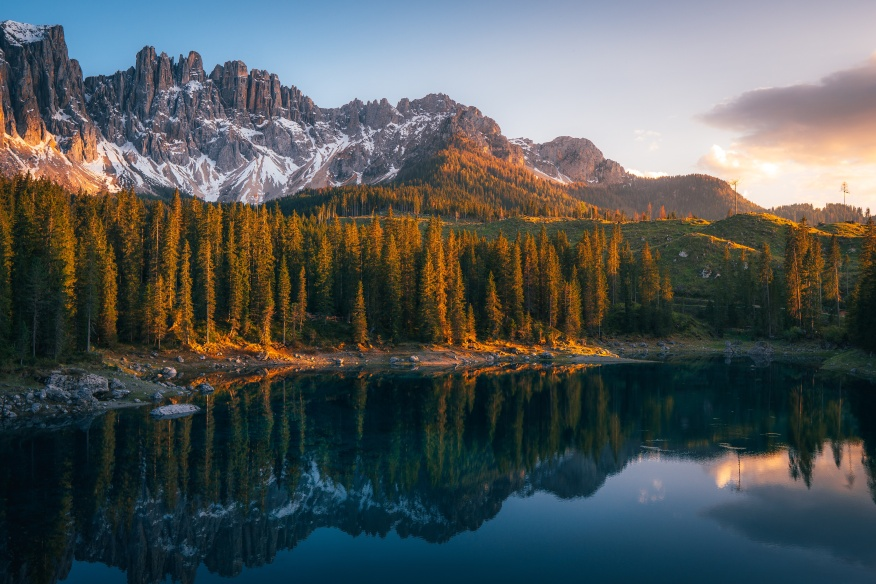
#> input picture nature_resized.jpg, 876 x 584 px, found by its file name
$ python affine_transformation.py
#> lines starting #> are read from the running program, lines starting #| are printed output that depends on the picture
from __future__ import print_function
import cv2 as cv
import numpy as np
import argparse

## [Load the image]
parser = argparse.ArgumentParser(
    description="Code for Affine Transformations tutorial."
)
parser.add_argument(
    "--input",
    help="Path to input image.",
    default="D:\Dnk_project\image_processing\\nature_resized.jpg",
)
args = parser.parse_args()

src = cv.imread(cv.samples.findFile(args.input))
#> src is the input picture: shape (584, 876, 3); mean B, G, R 88.1, 87.9, 81.6
if src is None:
    print("Could not open or find the image:", args.input)
    exit(0)
## [Load the image]

## [Set your 3 points to calculate the  Affine Transform]
srcTri = np.array([[0, 0], [src.shape[1] - 1, 0], [0, src.shape[0] - 1]]).astype(
    np.float32
)
#> srcTri = [[0, 0], [875, 0], [0, 583]]

dstTri = np.array(
    [
        [0, src.shape[1] * 0.33],
        [src.shape[1] * 0.85, src.shape[0] * 0.25],
        [src.shape[1] * 0.15, src.shape[0] * 0.7],
    ]
).astype(np.float32)
## [Set your 3 points to calculate the  Affine Transform]

## [Get the Affine Transform]
warp_mat = cv.getAffineTransform(srcTri, dstTri)
## [Get the Affine Transform]

## [Apply the Affine Transform just found to the src image]
warp_dst = cv.warpAffine(src, warp_mat, (src.shape[1], src.shape[0]))
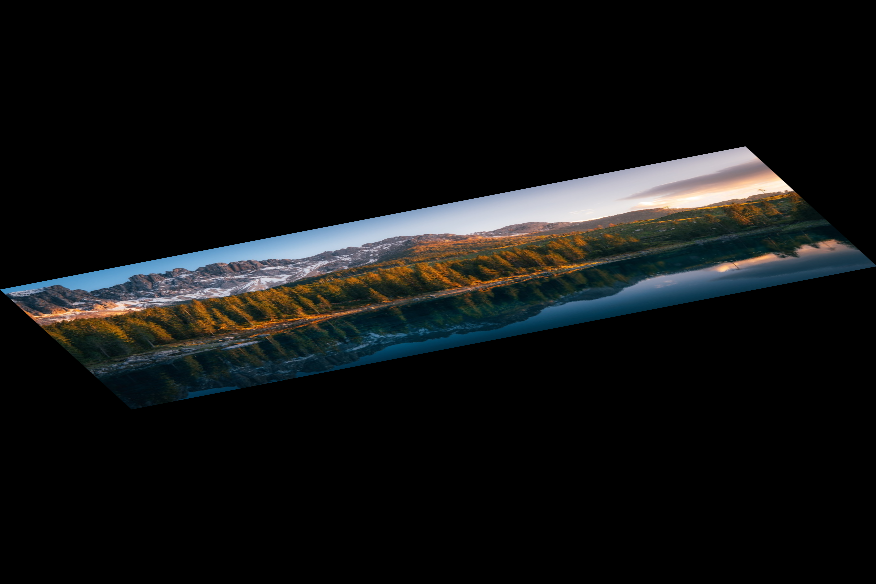
#> warp_dst: shape (584, 876, 3); mean B, G, R 18.6, 18.6, 17.3
## [Apply the Affine Transform just found to the src image]

# Rotating the image after Warp

## [Compute a rotation matrix with respect to the center of the image]
center = (warp_dst.shape[1] // 2, warp_dst.shape[0] // 2)
#> center = (438, 292)
angle = -50
scale = 0.6
## [Compute a rotation matrix with respect to the center of the image]

## [Get the rotation matrix with the specifications above]
rot_mat = cv.getRotationMatrix2D(center, angle, scale)
## [Get the rotation matrix with the specifications above]

## [Rotate the warped image]
warp_rotate_dst = cv.warpAffine(
    warp_dst, rot_mat, (warp_dst.shape[1], warp_dst.shape[0])
)
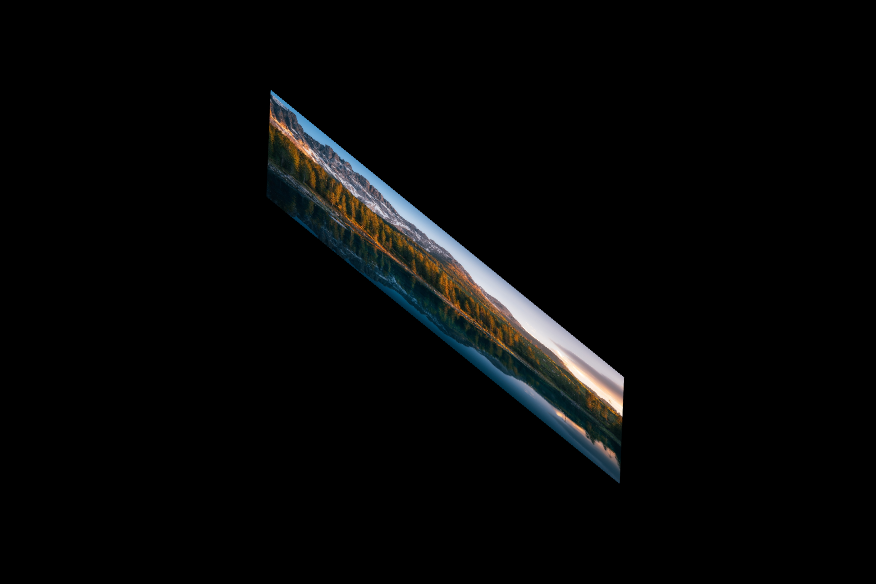
#> warp_rotate_dst: shape (584, 876, 3); mean B, G, R 6.7, 6.7, 6.2
## [Rotate the warped image]

## [Show what you got]
cv.imshow("Source image", src)
cv.imshow("Warp", warp_dst)
cv.imshow("Warp + Rotate", warp_rotate_dst)
## [Show what you got]

## [Wait until user exits the program]
cv.waitKey()
## [Wait until user exits the program]
